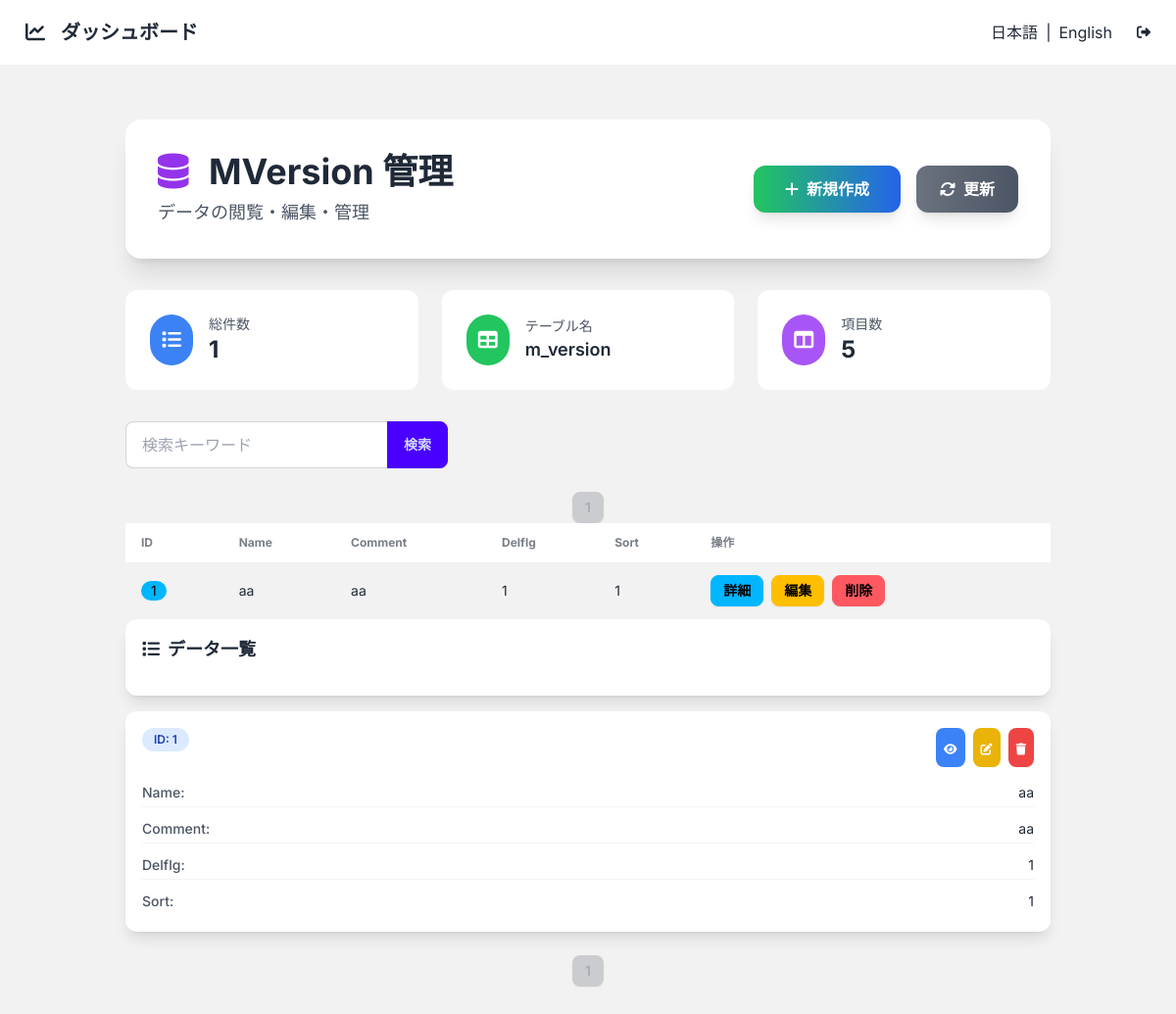
/m_version/ (signed in), run on an earlier commit of the app's database.
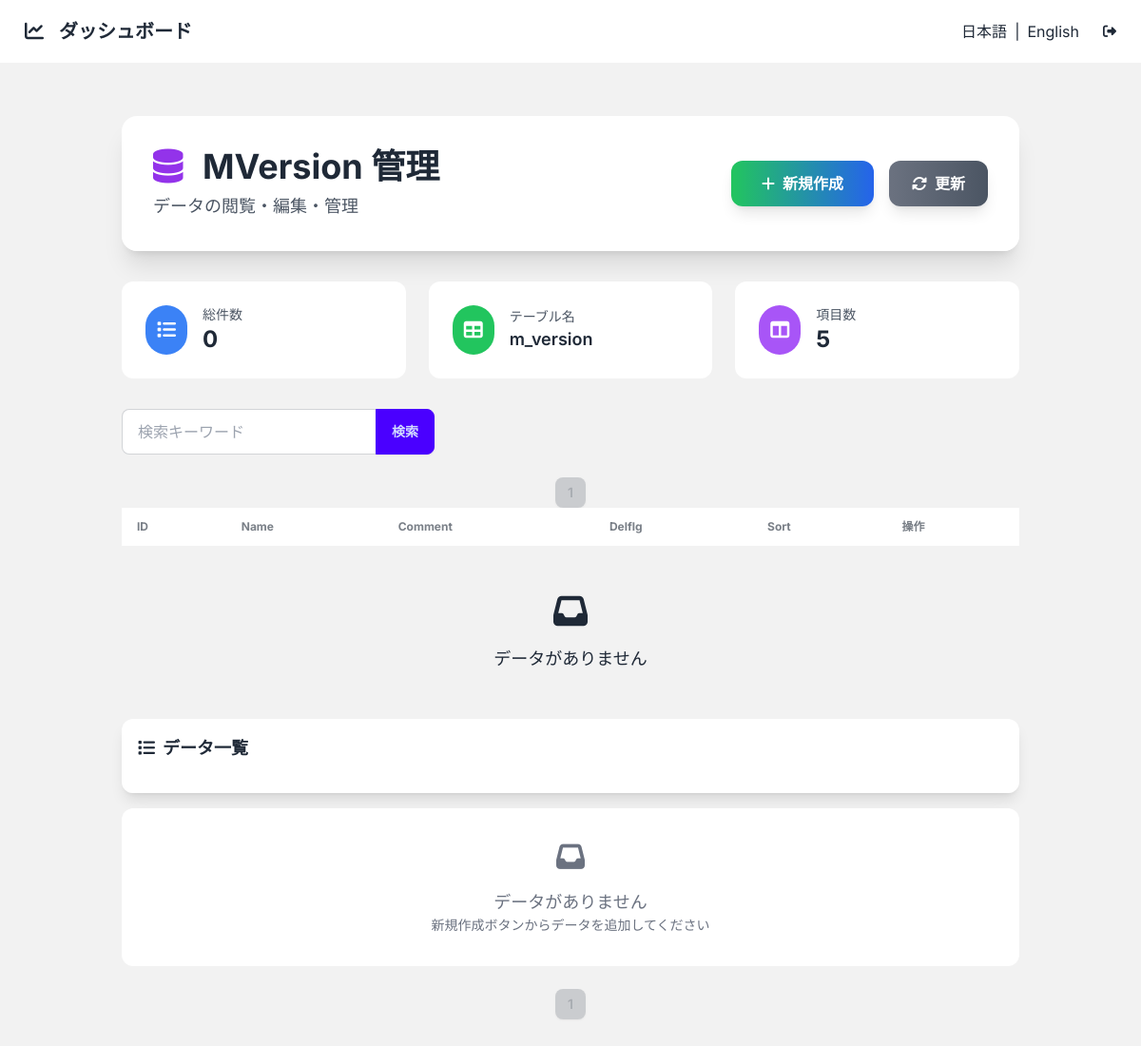
And on a later commit of the database.
### app/models/m_version.py (models this page shows)
class MVersion(BaseModel):
    __tablename__ = "m_version"
    __is_view__ = False
    id = Column(Integer, primary_key=True)
    name = Column(String(50))
    comment = Column(String(200))
    delflg = Column(Integer, nullable=True, default=0)
    sort = Column(Integer)

### app/core/base_crud.py (the view)
        @router.get("/", response_class=HTMLResponse)
        async def read_items(
            request: Request,
            db: Session = Depends(get_db),
            current_user=Depends(get_current_user),
            page: int = 1,
            per_page: int = 10,
            q: str = None
        ):
            query = db.query(model)
            if q:
                filters = [
                    col.ilike(f"%{q}%")
                    for col in model.__table__.columns
                    if hasattr(col.type, "python_type") and col.type.python_type == str
                ]
                if filters:
                    query = query.filter(or_(*filters))
            total = query.count()
            items = query.offset((page - 1) * per_page).limit(per_page).all()
            fields = [col for col in model.__table__.columns if not col.primary_key]
            return templates.TemplateResponse(
                f"{template_base}/list.html",
                {
                    "request": request,
                    "items": items,
                    "fields": fields,
                    "table_name": model.__tablename__,
                    "model_name": model.__name__,
                    "page": page,
                    "per_page": per_page,
                    "total": total,
                    "q": q or "",
                    "pk_name": pk_name,
                }
            )

### app/templates/m_version/list.html
{% extends "base_list.html" %}
{% set new_url = '/' ~ table_name ~ '/new' %}
{% block header_title %}{{ model_name }} 管理{% endblock %}

### app/templates/partials/_table.html
<div class="slide-in overflow-x-auto">
    <table class="table table-zebra table-pin-rows w-full">
        <thead>
        <tr>
            <th>{{ pk_name|upper }}</th>
            {% for field in fields %}
            <th>{{ field.name.replace('_', ' ').title() }}</th>
            {% endfor %}
            <th>操作</th>
        </tr>
        </thead>
        <tbody>
        {% for item in items %}
        <tr class="hover">
            <td><span class="badge badge-info">{{ item[pk_name] }}</span></td>
            {% for field in fields %}
            <td>{{ item[field.name] if item[field.name] is not none else '—' }}</td>
            {% endfor %}
            <td>
                <div class="flex gap-2">
                    <a href="/{{ table_name }}/{{ item[pk_name] }}" class="btn btn-info btn-sm">詳細</a>
                    <a href="/{{ table_name }}/{{ item[pk_name] }}/edit" class="btn btn-warning btn-sm">編集</a>
                    <button hx-delete="/{{ table_name }}/{{ item[pk_name] }}"
                            hx-confirm="本当に削除しますか？"
                            hx-target="closest tr"
                            hx-swap="outerHTML swap:1s"
                            class="btn btn-error btn-sm">削除</button>
                </div>
            </td>
        </tr>
        {% endfor %}
        {% if not items %}
        <tr>
            <td colspan="{{ fields|length + 2 }}" class="text-center p-12">
                <i class="fas fa-inbox text-4xl mb-4"></i>
                <p class="text-lg font-medium">データがありません</p>
            </td>
        </tr>
        {% endif %}
        </tbody>
    </table>
</div>

### app/templates/partials/_mobile_card.html
<div class="mobile-card-view space-y-4">
    <div class="glass-effect rounded-xl p-4 shadow-lg">
        <h2 class="text-lg font-bold text-gray-800 mb-4">
            <i class="fas fa-list mr-2"></i>データ一覧
        </h2>
    </div>
    {% for item in items %}
    <div class="glass-effect rounded-xl p-4 shadow-lg mobile-card">
        <div class="flex justify-between items-start mb-3">
            <div class="flex items-center">
                <span class="bg-blue-100 text-blue-800 px-3 py-1 rounded-full text-xs font-semibold mr-3">
                    {{ pk_name|upper }}: {{ item[pk_name] }}
                </span>
            </div>
            <div class="flex space-x-2">
                <a href="/{{ table_name }}/{{ item[pk_name] }}"
                    class="bg-blue-500 text-white p-2 rounded-lg">
                    <i class="fas fa-eye text-xs"></i>
                </a>
                <a href="/{{ table_name }}/{{ item[pk_name] }}/edit"
                    class="bg-yellow-500 text-white p-2 rounded-lg">
                    <i class="fas fa-edit text-xs"></i>
                </a>
                <button hx-delete="/{{ table_name }}/{{ item[pk_name] }}"
                        hx-confirm="本当に削除しますか？"
                        hx-target="closest .mobile-card"
                        hx-swap="outerHTML swap:1s"
                        class="bg-red-500 text-white p-2 rounded-lg">
                    <i class="fas fa-trash text-xs"></i>
                </button>
            </div>
        </div>
        <div class="grid grid-cols-1 gap-2">
            {% for field in fields %}
            <div class="flex justify-between items-center py-1 border-b border-gray-100 last:border-b-0">
                <span class="text-sm font-medium text-gray-600">{{ field.name.replace('_', ' ').title() }}:</span>
                <span class="text-sm text-gray-800 truncate ml-2" style="max-width: 150px;">
                    {{ item[field.name] if item[field.name] is not none else '—' }}
                </span>
            </div>
            {% endfor %}
        </div>
    </div>
    {% endfor %}
    {% if not items %}
    <div class="glass-effect rounded-xl p-8 text-center">
        <div class="text-gray-500">
            <i class="fas fa-inbox text-3xl mb-4"></i>
            <p class="text-lg font-medium">データがありません</p>
            <p class="text-sm">新規作成ボタンからデータを追加してください</p>
        </div>
    </div>
    {% endif %}
</div>

What changed in the data, as far as the page shows it:
removed MVersion: id "1", name "aa" "aa" "1" "1", pk_name "ID", name.replace "Name" "Comment" "Delflg" "Sort", name "aa" "aa" "1" "1"
Also different on the page:
{{ items|length }}: "1" → "0"
text now shown: "データがありません データがありません 新規作成ボタンからデータを追加してください"
